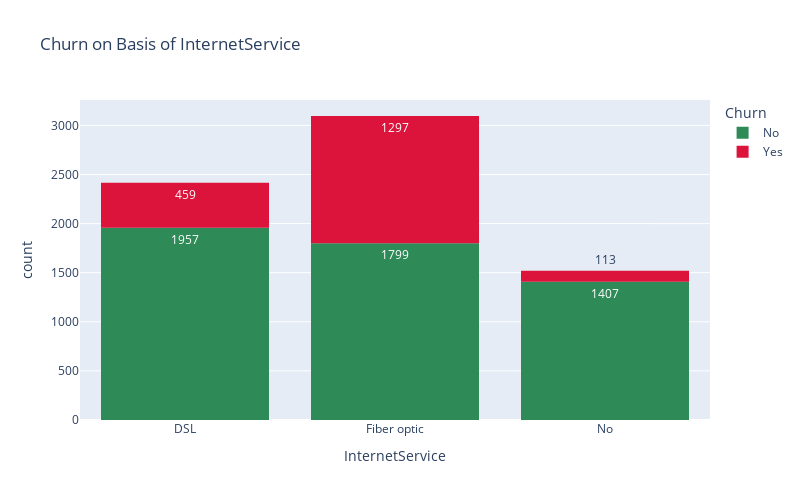

Notebook code for this chart:
### Code cell
fig=px.histogram(df,x="InternetService" ,color="Churn" , 
                 color_discrete_map={"Yes": 'crimson' ,"No" : 'seagreen'},
                title="Churn on Basis of InternetService",
                text_auto=True)

fig.update_layout(
    height=500,
    width=800,

    legend_title_text='Churn'
)
fig.show()

### Figure 1 — Plotly figure (JSON) as saved in the notebook; plotly's stock layout.template omitted (floating-point values rounded to 4 significant figures; data arrays with more than 128 entries replaced by an {"elided": "..."} marker saying what was removed)
{"data": [{"alignmentgroup": "True", "bingroup": "x", "hovertemplate": "Churn=No<br>InternetService=%{x}<br>count=%{y}<extra></extra>", "legendgroup": "No", "marker": {"color": "seagreen", "pattern": {"shape": ""}}, "name": "No", "offsetgroup": "No", "orientation": "v", "showlegend": true, "texttemplate": "%{value}", "type": "histogram", "x": {"elided": "5163 str values"}, "xaxis": "x", "yaxis": "y"}, {"alignmentgroup": "True", "bingroup": "x", "hovertemplate": "Churn=Yes<br>InternetService=%{x}<br>count=%{y}<extra></extra>", "legendgroup": "Yes", "marker": {"color": "crimson", "pattern": {"shape": ""}}, "name": "Yes", "offsetgroup": "Yes", "orientation": "v", "showlegend": true, "texttemplate": "%{value}", "type": "histogram", "x": {"elided": "1869 str values"}, "xaxis": "x", "yaxis": "y"}], "layout": {"barmode": "relative", "height": 500, "legend": {"title": {"text": "Churn"}, "tracegroupgap": 0}, "title": {"text": "Churn on Basis of InternetService"}, "width": 800, "xaxis": {"anchor": "y", "domain": [0, 1], "title": {"text": "InternetService"}}, "yaxis": {"anchor": "x", "domain": [0, 1], "title": {"text": "count"}}}}
